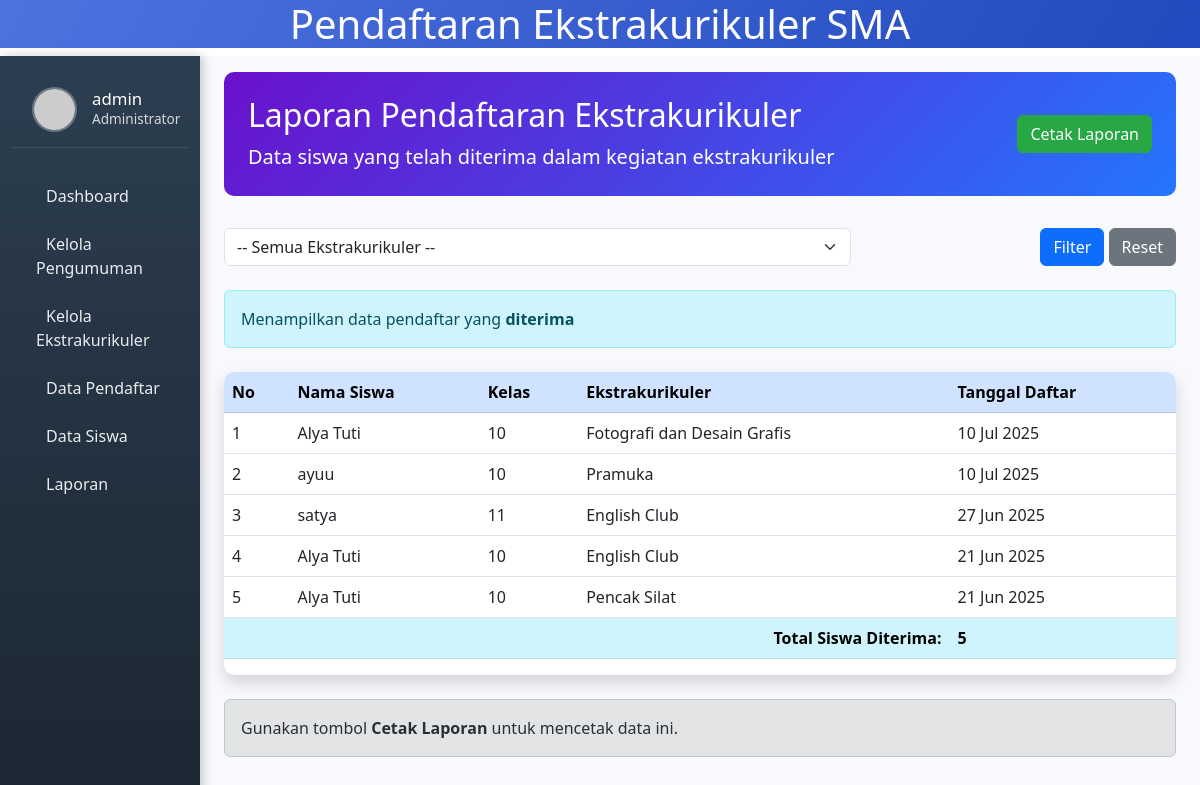
/laporann.php (signed in), run on the app's committed database.
### tables this page shows
CREATE TABLE `pendaftaran` (
  `id_pendaftaran` int(11) NOT NULL,
  `id_siswa` int(11) NOT NULL,
  `id_ekskul` int(11) DEFAULT NULL,
  `tanggal_daftar` date DEFAULT NULL,
  `status_pendaftaran` enum('pending','diterima','ditolak') DEFAULT 'pending'
);

CREATE TABLE `siswa` (
  `id_siswa` int(11) NOT NULL,
  `id_user` int(11) NOT NULL,
  `nama` varchar(100) NOT NULL,
  `nisn` varchar(20) DEFAULT NULL,
  `kelas` varchar(20) DEFAULT NULL,
  `jenis_kelamin` enum('Laki-laki','Perempuan') DEFAULT NULL,
  `alamat` text DEFAULT NULL
);

CREATE TABLE `ekskul` (
  `id_ekskul` int(11) NOT NULL,
  `nama_ekskul` varchar(100) DEFAULT NULL,
  `pembina` varchar(100) NOT NULL,
  `deskripsi` text NOT NULL,
  `kuota` int(11) NOT NULL
);

### laporann.php (the view, shortened to what this page needs)
<?php
include "config.php";
$query = "
    SELECT p.id_pendaftaran, s.nama AS nama_siswa, s.kelas, e.nama_ekskul,
           p.tanggal_daftar
    FROM pendaftaran p
    JOIN siswa s ON p.id_siswa = s.id_siswa
    JOIN ekskul e ON p.id_ekskul = e.id_ekskul
    WHERE p.status_pendaftaran = 'diterima'
";
$query .= " ORDER BY p.tanggal_daftar DESC";
$result = $conn->query($query);
?>
<!DOCTYPE html>
<html lang="id">
<head>
    <link href="https://cdn.jsdelivr.net/npm/bootstrap@5.3.0/dist/css/bootstrap.min.css" rel="stylesheet">
</head>
<body>
    <h1 class="text-center " style="color:rgb(253, 253, 253);">Pendaftaran Ekstrakurikuler SMA</h1>
    <div class="container-fluid">
        <div class="row">
            <nav class="col-md-3 col-lg-2 d-md-block sidebar">
                <div class="user-info">
                    <img src="https://ui-avatars.com/api/?name=<?= urlencode($_SESSION['username']) ?>&background=4e73df&color=ffffff" alt="Admin">
                    <div class="user-details">
                        <h5><?= htmlspecialchars($_SESSION['username']) ?></h5>
                        <p>Administrator</p>
                    </div>
                </div>
                <div class="mt-4">
                    <a href="dashboard.php"><i class="fas fa-tachometer-alt"></i> Dashboard</a>
                    <a href="kelola_pengumuman.php" class="active"><i class="fas fa-bullhorn"></i> Kelola Pengumuman</a>
                    <a href="kelola_ekskul.php"><i class="fas fa-futbol"></i> Kelola Ekstrakurikuler</a>
                    <a href="daftar.php"><i class="fas fa-list"></i> Data Pendaftar</a>
                    <a href="kelola_siswa.php"><i class="fas fa-users"></i> Data Siswa</a>
                    <a href="laporann.php" class="active"><i class="bi bi-file-earmark-bar-graph"></i> Laporan</a>
                </div>
            </nav>
            <main class="col-md-9 ms-sm-auto col-lg-10 px-md-4 content">
                <div class="report-header">
                    <div class="d-flex justify-content-between align-items-center">
                        <div>
                            <h2><i class="bi bi-file-earmark-bar-graph"></i> Laporan Pendaftaran Ekstrakurikuler</h2>
                            <p class="lead mb-0">Data siswa yang telah diterima dalam kegiatan ekstrakurikuler</p>
                        </div>
                        <div class="d-flex gap-2 no-print">
                            <button onclick="window.print()" class="btn btn-print text-white">
                                <i class="bi bi-printer"></i> Cetak Laporan
                            </button>
                        </div>
                    </div>
                </div>
                <form method="get" class="row mb-4 no-print">
                    <div class="col-md-8">
                        <select name="ekskul" class="form-select">
                            <option value="">-- Semua Ekstrakurikuler --</option>
                        </select>
                    </div>
                    <div class="col-md-4 text-end">
                        <button type="submit" class="btn btn-primary"><i class="bi bi-funnel"></i> Filter</button>
                        <a href="laporan.php" class="btn btn-secondary"><i class="bi bi-arrow-clockwise"></i> Reset</a>
                    </div>
                </form>
                <div class="alert alert-info mb-4">
                    <i class="bi bi-info-circle"></i> Menampilkan data pendaftar yang <strong>diterima</strong>
                </div>
                <div class="table-container">
                    <table class="table table-hover">
                        <thead class="table-primary">
                            <tr>
                                <th>No</th>
                                <th>Nama Siswa</th>
                                <th>Kelas</th>
                                <th>Ekstrakurikuler</th>
                                <th>Tanggal Daftar</th>
                            </tr>
                        </thead>
                        <tbody>
                            <?php
                            $no = 1;
                            $total = 0;
                            if ($result->num_rows > 0) {
                                while ($row = $result->fetch_assoc()):
                                    $total++;
                            ?>
                                    <tr>
                                        <td><?= $no++ ?></td>
                                        <td><?= htmlspecialchars($row['nama_siswa']) ?></td>
                                        <td><?= htmlspecialchars($row['kelas']) ?></td>
                                        <td><?= htmlspecialchars($row['nama_ekskul']) ?></td>
                                        <td><?= date('d M Y', strtotime($row['tanggal_daftar'])) ?></td>
                                    </tr>
                            <?php
                                endwhile;
                            } else {
                                echo '<tr><td colspan="5" class="text-center">Tidak ada data pendaftar yang diterima</td></tr>';
                            }
                            ?>
                        </tbody>
                        <tfoot class="table-info">
                            <tr>
                                <td colspan="4" class="text-end fw-bold">Total Siswa Diterima:</td>
                                <td class="fw-bold"><?= $total ?></td>
                            </tr>
                        </tfoot>
                    </table>
                </div>
                <div class="alert alert-secondary mt-4 no-print">
                    <i class="bi bi-info-circle"></i> Gunakan tombol <strong>Cetak Laporan</strong> untuk mencetak data ini.
                </div>
            </main>
        </div>
    </div>
</body>
</html>

### laporann.php (style rules this page uses)
h1 { background: linear-gradient(120deg, #4e73df, #224abe); }
.sidebar { height: 100vh; background: linear-gradient(180deg, #2c3e50, #1a2530); color: white; position: fixed; left: 0; padding-top: 1rem; box-shadow: 3px 0 10px rgba(0, 0, 0, 0.2); z-index: 100; }
.sidebar a { color: #e9ecef; text-decoration: none; display: block; padding: 12px 20px; transition: all 0.3s; border-left: 4px solid transparent; }
.content { margin-left: 16.6667%; padding: 1rem; height: 100vh; overflow-y: auto; background-color: #f8f9fc; }
.report-header { background: linear-gradient(135deg, #6a11cb 0%, #2575fc 100%); color: white; padding: 1.5rem; border-radius: 10px; margin-bottom: 2rem; }
.btn-print { background-color: #28a745; border-color: #28a745; }
.table-container { background-color: white; border-radius: 10px; box-shadow: 0 0.5rem 1rem rgba(0, 0, 0, 0.15); overflow: hidden; }
.user-info { display: flex; align-items: center; padding: 15px 20px; border-bottom: 1px solid rgba(255, 255, 255, 0.1); }
.user-info img { width: 45px; height: 45px; border-radius: 50%; object-fit: cover; margin-right: 15px; border: 2px solid rgba(255, 255, 255, 0.3); }
.user-details h5 { margin-bottom: 0; font-size: 1.05rem; }
.user-details p { margin-bottom: 0; font-size: 0.85rem; opacity: 0.8; }

### data on the page
pendaftaran: id_siswa.nama "Alya Tuti", id_siswa.kelas "10", id_ekskul.nama_ekskul "Fotografi dan Desain Grafis", tanggal_daftar "10 Jul 2025"
pendaftaran: id_siswa.nama "ayuu", id_siswa.kelas "10", id_ekskul.nama_ekskul "Pramuka", tanggal_daftar "10 Jul 2025"
pendaftaran: id_siswa.nama "satya", id_siswa.kelas "11", id_ekskul.nama_ekskul "English Club", tanggal_daftar "27 Jun 2025"
pendaftaran: id_siswa.nama "Alya Tuti", id_siswa.kelas "10", id_ekskul.nama_ekskul "English Club", tanggal_daftar "21 Jun 2025"
pendaftaran: id_siswa.nama "Alya Tuti", id_siswa.kelas "10", id_ekskul.nama_ekskul "Pencak Silat", tanggal_daftar "21 Jun 2025"

### other printed values
$_SESSION['username'] "admin"
$total "5"
